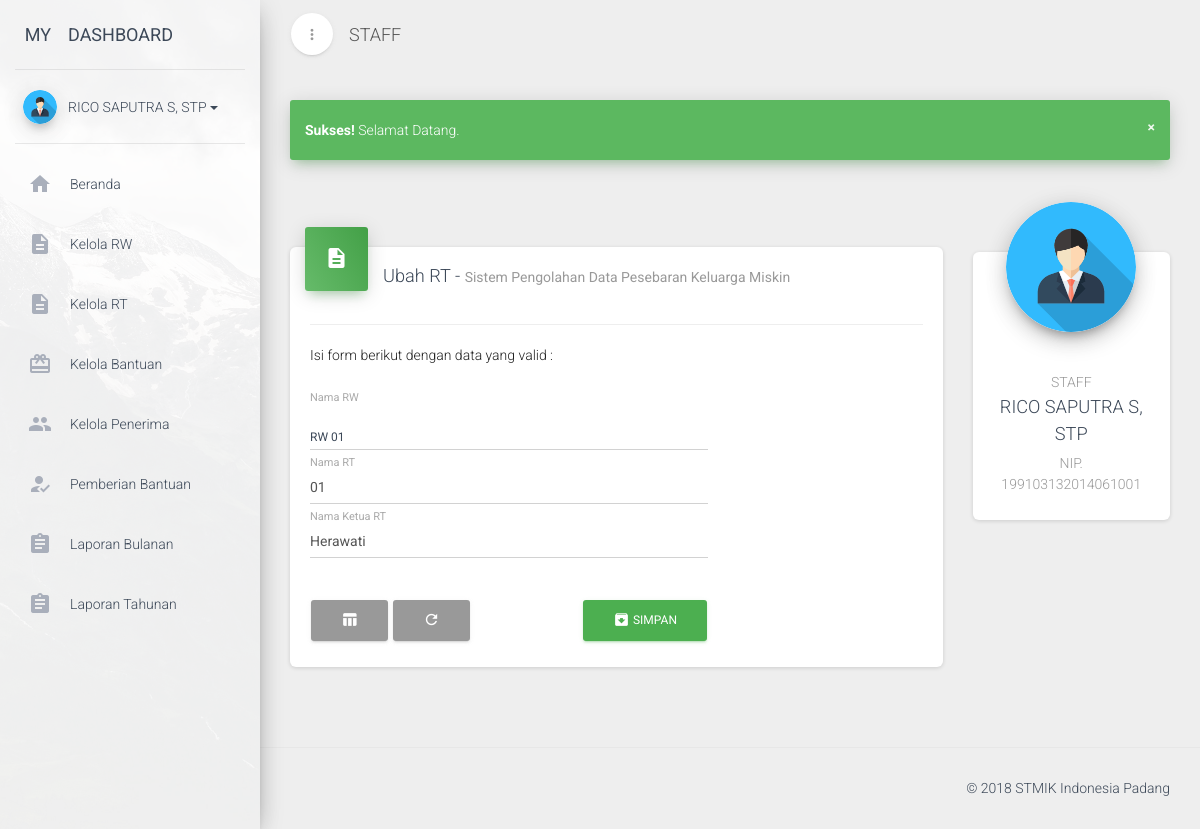
Screenshot of /dashboard.php?page=ubah-rt&id=2 (signed in) with the database file from the repository.
### tables this page shows
CREATE TABLE `user_akun` (
  `id` int(11) NOT NULL AUTO_INCREMENT,
  `username` varchar(20) NOT NULL,
  `password` varchar(100) NOT NULL,
  `hak_akses` enum('admin','staff','lurah') NOT NULL,
  `status` tinyint(4) NOT NULL DEFAULT '0',
  `nama` varchar(50) NOT NULL,
  `nip` varchar(20) NOT NULL,
  PRIMARY KEY (`id`)
);

CREATE TABLE `rt` (
  `id` int(11) NOT NULL AUTO_INCREMENT,
  `rw_id` int(11) NOT NULL,
  `nama_rt` varchar(10) NOT NULL,
  `ketua_rt` varchar(50) NOT NULL,
  PRIMARY KEY (`id`)
);

CREATE TABLE `rw` (
  `id` int(11) NOT NULL AUTO_INCREMENT,
  `nama_rw` varchar(3) NOT NULL,
  `ketua_rw` varchar(50) NOT NULL,
  PRIMARY KEY (`id`)
);

### cores/function.php (called while the page is built, shortened)
<?php
	function koneksi() {
		$host = 'localhost';
		$user = 'root';
		$pass = '';
		$db = 'dbraskin';
		$conn = mysqli_connect($host, $user, $pass, $db);
		return $conn;
	}
	function getStaffProfil($id) {
		$conn = koneksi();
		$query = "SELECT * FROM user_akun WHERE id = '$id'";
		$procs = mysqli_query($conn, $query);
		$datas = mysqli_fetch_assoc($procs);
		return $datas;
	}
?>

### views/dashboard/rt/edit.php (the view, shortened to what this page needs)
<div class="row">
    <div class="col-md-9">
        <div class="card">
            <div class="card-header card-header-icon" data-background-color="green">
                <i class="material-icons">description</i>
            </div>
            <div class="card-content">
                <h4 class="card-title">Ubah RT -
                    <small class="category">Sistem Pengolahan Data Pesebaran Keluarga Miskin</small>
                </h4>
                <hr>
                <div class="row">
                    <div class="col-md-8">
                        <?php
                            $rt_id = $_GET['id'];
                            $query2 = "SELECT rt.id AS rtID, rw.id AS rwID, rw.nama_rw, rt.nama_rt, rt.ketua_rt FROM rw, rt WHERE rw.id = rt.rw_id AND rt.id = '$rt_id'";
                            $procs2 = mysqli_query($conn, $query2);
                            $data = mysqli_fetch_assoc($procs2);
                        ?>
                        <p>Isi form berikut dengan data yang valid :</p>
                        <form action="cores/dashboard/rt/edit-rt-process.php" method="post" accept-charset="utf-8">
                            <div class="form-group">
                                <label class="control-label" for="rw_id">Nama RW</label>
                                <select class="selectpicker" data-style="select-with-transition" title="Pilih RW" id="rw_id" name="rw_id">
                                    <option value="<?php echo $data['rwID'] ?>" selected>RW <?php echo $data['nama_rw'] ?></option>
                                </select>
                            </div>
                            <div class="form-group label-floating">
                                <label class="control-label" for="nama">Nama RT</label>
                                <input type="text" class="form-control" name="nama" id="nama" value="<?php echo $data['nama_rt'] ?>">
                            </div>
                            <div class="form-group label-floating">
                                <label class="control-label" for="ketua">Nama Ketua RT</label>
                                <input type="text" class="form-control" name="ketua" id="ketua" value="<?php echo $data['ketua_rt'] ?>">
                            </div><br>
                            <a href="?page=kelola-rt" class="btn btn-default"><i class="material-icons">table_chart</i></a>
                            <button type="reset" class="btn btn-default"><i class="material-icons">refresh</i></button>
                            <button type="submit" class="btn btn-fill btn-success pull-right">
                                <i class="material-icons">archive</i>
                                SIMPAN
                            </button>
                        </form>
                    </div>
                </div>
            </div>
        </div>
    </div>
    <div class="col-md-3">
        <?php include 'views/partials/rightbar.php'; ?>
    </div>
</div>

### views/partials/sidebar.php (shortened to what this page needs)
<div class="sidebar" data-active-color="green" data-background-color="white" data-image="assets/vendors/material-dashboard-pro/assets/img/sidebar-1.jpg">
    <div class="logo">
        <a href="?page=beranda" class="simple-text logo-mini">
            MY
        </a>
        <a href="?page=beranda" class="simple-text logo-normal">
            DASHBOARD
        </a>
    </div>
    <div class="sidebar-wrapper">
        <div class="user">
            <div class="photo">
                <img src="assets/img/avatar.png" />
            </div>
            <div class="info">
                <a data-toggle="collapse" href="user.html#collapseExample" class="collapsed">
                    <span>
                        <?php echo $profil['nama'] ?>
                        <b class="caret"></b>
                    </span>
                </a>
            </div>
        </div>
        <ul class="nav">
            <li class="<?php echo ($_GET['page'] == 'beranda')?'active':''; ?>">
                <a href="?page=beranda">
                    <i class="material-icons">home</i>
                    <p>Beranda</p>
                </a>
            </li>
            <?php
                if ($_SESSION['akses'] == 'staff') {
            ?>
                <li class="<?php echo ($_GET['page'] == 'kelola-rw')?'active':''; ?>">
                    <a href="?page=kelola-rw">
                        <i class="material-icons">description</i>
                        <p>Kelola RW</p>
                    </a>
                </li>
                <li class="<?php echo ($_GET['page'] == 'kelola-rt')?'active':''; ?>">
                    <a href="?page=kelola-rt">
                        <i class="material-icons">description</i>
                        <p>Kelola RT</p>
                    </a>
                </li>
                <li class="<?php echo ($_GET['page'] == 'kelola-bantuan')?'active':''; ?>">
                    <a href="?page=kelola-bantuan">
                        <i class="material-icons">card_giftcard</i>
                        <p>Kelola Bantuan</p>
                    </a>
                </li>
                <li class="<?php echo ($_GET['page'] == 'kelola-penerima')?'active':''; ?>">
                    <a href="?page=kelola-penerima">
                        <i class="material-icons">people</i>
                        <p>Kelola Penerima</p>
                    </a>
                </li>
                <li class="<?php echo ($_GET['page'] == 'kelola-pemberian')?'active':''; ?>">
                    <a href="?page=kelola-pemberian">
                        <i class="material-icons">how_to_reg</i>
                        <p>Pemberian Bantuan</p>
                    </a>
                </li>
                <li class="<?php echo ($_GET['page'] == 'laporan-bulanan')?'active':''; ?>">
                    <a href="?page=laporan-bulanan">
                        <i class="material-icons">assignment</i>
                        <p>Laporan Bulanan</p>
                    </a>
                </li>
                <li class="<?php echo ($_GET['page'] == 'laporan-tahunan')?'active':''; ?>">
                    <a href="?page=laporan-tahunan">
                        <i class="material-icons">assignment</i>
                        <p>Laporan Tahunan</p>
                    </a>
                </li>
            <?php
                }
            ?>
        </ul>
    </div>
</div>

### views/partials/rightbar.php
<div class="card card-profile">
    <div class="card-avatar">
        <a href="#">
            <img class="img" src="assets/img/avatar.png" />
        </a>
    </div>
    <div class="card-content">
        <h6 class="category text-gray"><?php echo $_SESSION['akses']; ?></h6>
        <h4 class="card-title"><?php echo $profil['nama'] ?></h4>
        <p class="description">
            NIP. <?php echo $profil['nip'] ?>
        </p>
    </div>
</div>

### rows the page displays
user_akun: nama "RICO SAPUTRA S, STP", nip "199103132014061001"
rt: rw.nama_rw "01", nama "01", ketua "Herawati"

### other values shown
$_SESSION['akses'] "STAFF"
$_SESSION["sukses"] "Selamat Datang."
